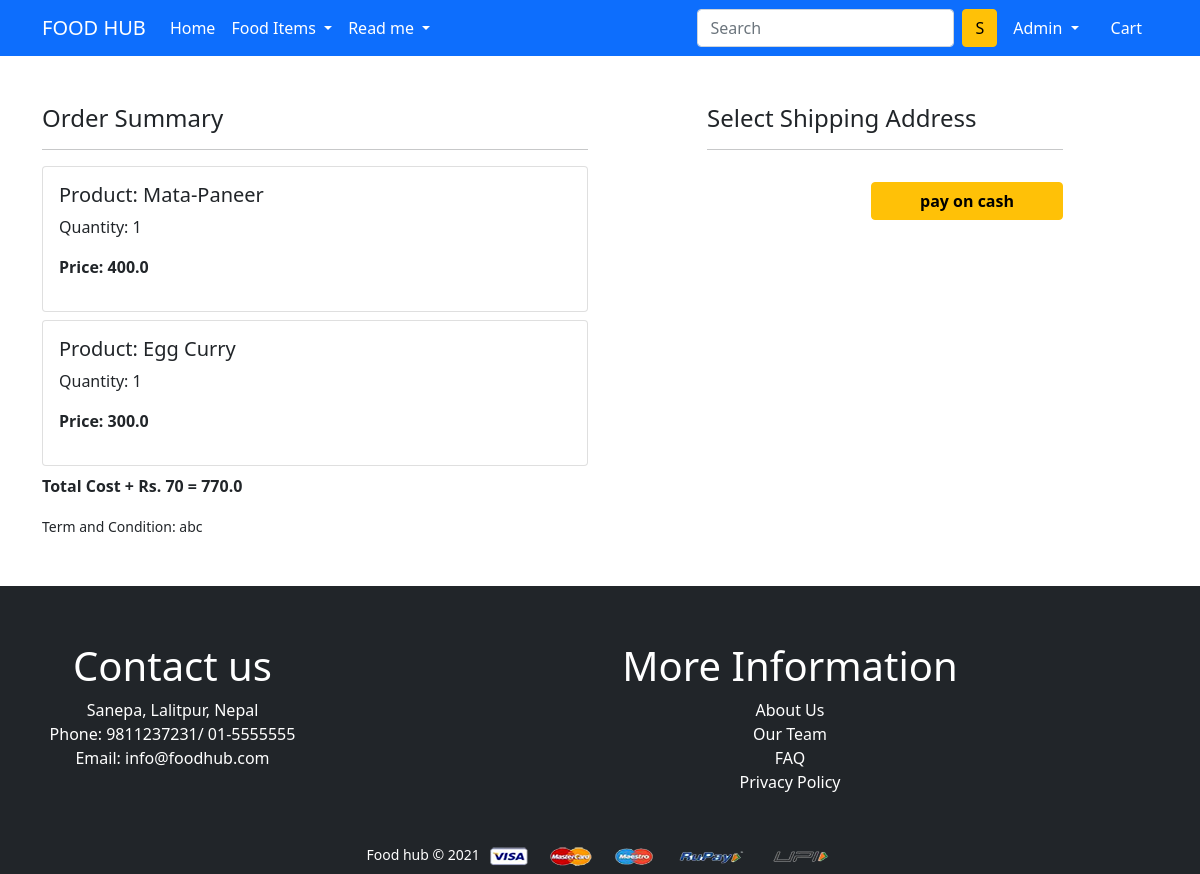
Screenshot of /checkout/ (signed in) with the database file from the repository.
### app/models.py (models this page shows, shortened)
class Cart(models.Model):
    user = models.ForeignKey(User,on_delete=models.CASCADE)
    product = models.ForeignKey(Product, on_delete=models.CASCADE)
    quantity = models.PositiveIntegerField(default=1)
    @property
    def total_cost(self):
        return self.quantity * self.product.discounted_price

class Product(models.Model):
    title = models.CharField(max_length=100)
    selling_price = models.FloatField()
    discounted_price = models.FloatField()
    description = models.TextField()
    category = models.CharField(choices=CATEGORY_CHOICES,max_length=2)
    product_image = models.ImageField(upload_to='productimg')

### app/views.py (the view)
# urls.py: path('checkout/', views.checkout, name='checkout'),
@login_required
def checkout(request):
    user = request.user
    add = Customer.objects.filter(user=user)
    cart_items = Cart.objects.filter(user=user)
    amount  = 0.0
    shipping_amount = 70.0
    totalamount = 0.0
    cart_product = [p for p in Cart.objects.all() if p.user == request.user]
    if cart_product:
        for p in cart_product:
            tempamount = (p.quantity * p.product.discounted_price)
            amount += tempamount
        totalamount = amount + shipping_amount
    return render(request, 'app/checkout.html', {'add':add, 'totalamount':totalamount, 'cart_items':cart_items})

### app/templates/app/checkout.html (shortened to what this page needs)
{% extends 'app/base.html' %}
{% load static %}
{% block main-content %}
<div class="container">
 <div class="row mt-5">
  <div class="col-sm-6">
    <h4>Order Summary</h4>
    <hr>
    {% for item in cart_items %}
      <div class="card mb-2">
        <div class="card-body">
          <h5>Product: {{item.product.title}}</h5>
          <p>Quantity: {{item.quantity}}</p>
          <p class="fw-bold">Price: {{item.total_cost}}</p>
        </div>
      </div>
      {% endfor %}
      <p class="fw-bold">Total Cost + Rs. 70 = {{totalamount}}</p>
    <small>Term and Condition: abc</small>
  </div>
  <div class="col-sm-4 offset-sm-1">
    <h4>Select Shipping Address</h4>
    <hr>
    <form action="/paymentdone" id="myform">
        <div class="text-end">
          <button type="submit" class="btn btn-warning mt-3 px-5 fw-bold">pay on cash</button>
        </div> <br />
      </form>
    </div>
  </div>
</div>
{% endblock main-content %}

### app/templates/app/base.html (shortened to what this page needs)
<!doctype html>
{% load static %}
<html lang="en">
  <head>
    <link rel="stylesheet" href="{% static 'app/css/bootstrap.min.css' %}">
    <link rel="stylesheet" href="{% static 'app/css/owl.carousel.min.css' %}">
    <link rel="stylesheet" href="{% static 'app/css/all.min.css' %}">
    <link rel="stylesheet" href="{% static 'app/css/style.css' %}">
  </head>
  <body>
    <nav class="navbar navbar-expand-lg navbar-dark bg-primary">
     <div class="container">
       <a class="navbar-brand" href="/">FOOD HUB</a>
       <div class="collapse navbar-collapse" id="navbarSupportedContent">
         <ul class="navbar-nav me-auto mb-2 mb-lg-0">
           <li class="nav-item">
             <a class="nav-link active" aria-current="page" href="/">Home</a>
           </li>
           <li class="nav-item dropdown">
             <a class="nav-link dropdown-toggle text-white" href="#" id="electronicsDropdown" role="button" data-bs-toggle="dropdown" aria-expanded="false">
               Food Items
             </a>
           </li>
           <li class="nav-item dropdown">
             <a class="nav-link dropdown-toggle text-white" href="#" id="fashionDropdown" role="button" data-bs-toggle="dropdown" aria-expanded="false">
               Read me
             </a>
           </li>
         </ul>
         <form class="d-flex">
           <input class="form-control me-2" type="search" placeholder="Search" aria-label="Search">
           <button class="btn btn-warning" type="submit">S</button>
         </form>
         <div>
          <ul class="navbar-nav me-auto mb-2 mb-lg-0">
          {% if request.user.is_authenticated %}
           <li class="nav-item dropdown mx-2">
              <a class="nav-link dropdown-toggle text-white" href="#" id="profileDropdown" role="button" data-bs-toggle="dropdown" aria-expanded="false">
                {{request.user.username|capfirst}}
              </a>
            </li>
            <li class="nav-item mx-2">
             <a href="{% url 'showcart' %}" class="nav-link text-white"> Cart </a>
            </li>
          {% endif %}
          </ul>
         </div>
       </div>
     </div>
    </nav>
    {% block main-content %} {% endblock main-content %}
    <footer class="container-fluid bg-dark text-center p-2 mt-5">
      <div class="container my-5">
        <div class="row">
         <div class="text-white col-sm-3">
          <h1>Contact us</h1>
          Sanepa, Lalitpur, Nepal <br>
          Phone: 9811237231/ 01-5555555 <br>
          Email: info@foodhub.com
         </div>
         <div class="text-white col-sm-8 offset-sm-1">
          <h1>More Information</h1>
          About Us<br>
          Our Team <br>
          FAQ      <br>
          Privacy Policy
         </div>
        </div>
       </div>
        <small class="text-white">Food hub &copy; 2021 </small>
        <img src="{% static 'app/images/payment.png' %}" alt="" srcset="" class="img-fluid" height="2px">
    </footer>
  </body>
</html>

### rows the page displays
Cart: product "Mata-Paneer", quantity "1", total_cost "400.0"
Cart: product "Egg Curry", quantity "1", total_cost "300.0"

### other values shown
{{ request.user.username|capfirst }} "Admin"
{{ totalamount }} "770.0"
